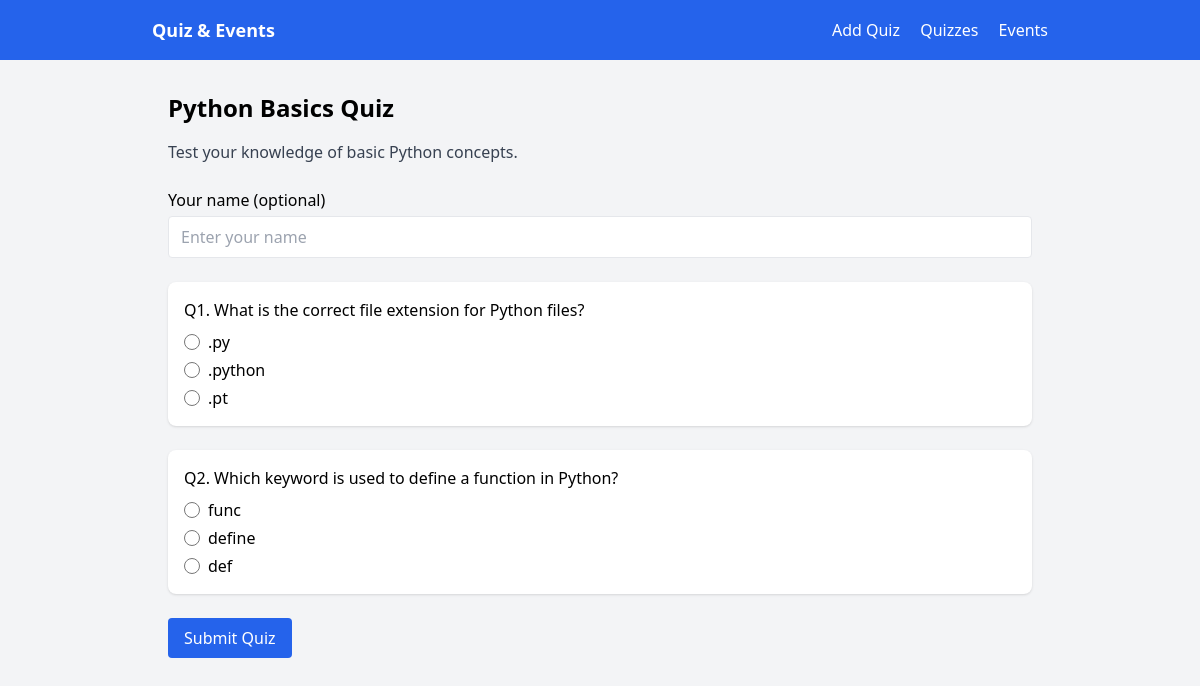
The app's page /quiz/1/ with its own data.
### app/models.py (models this page shows, shortened)
class Quiz(models.Model):
    title = models.CharField(max_length=200)
    description = models.TextField(blank=True)
    created_at = models.DateTimeField(auto_now_add=True)
    updated_at = models.DateTimeField(auto_now=True)

class Question(models.Model):
    SINGLE_CHOICE = "single"
    MULTIPLE_CHOICE = "multiple"
    QUESTION_TYPES = [
        (SINGLE_CHOICE, "Single choice"),
        (MULTIPLE_CHOICE, "Multiple choice"),
    ]
    quiz = models.ForeignKey(Quiz, on_delete=models.CASCADE, related_name="questions")
    text = models.TextField()
    question_type = models.CharField(
        max_length=20, choices=QUESTION_TYPES, default=SINGLE_CHOICE
    )
    created_at = models.DateTimeField(auto_now_add=True)

class Answer(models.Model):
    question = models.ForeignKey(Question, on_delete=models.CASCADE, related_name="answers")
    text = models.CharField(max_length=255)
    is_correct = models.BooleanField(default=False)

### app/views.py (the view)
# urls.py: path("quiz/<int:quiz_id>/", views.quiz_attempt, name="quiz_attempt"),
def quiz_attempt(request, quiz_id):
    quiz = get_object_or_404(Quiz, pk=quiz_id)
    questions = quiz.questions.prefetch_related("answers").all()
    return render(
        request,
        "quiz_attempt.html",
        {"quiz": quiz, "questions": questions},
    )

### app/templates/quiz_attempt.html (shortened to what this page needs)
{% extends "base.html" %}
{% block content %}
<h1 class="text-2xl font-semibold mb-4">{{ quiz.title }}</h1>
<p class="mb-6 text-gray-700">{{ quiz.description }}</p>
<form method="post" action="{% url 'app:quiz_submit' quiz.id %}" class="space-y-6">
  <div>
    <label class="block font-medium mb-1">Your name (optional)</label>
    <input
      type="text"
      name="user_name"
      class="border rounded px-3 py-2 w-full"
      placeholder="Enter your name"
    />
  </div>
  {% for question in questions %}
    <div class="bg-white shadow rounded-lg p-4">
      <p class="font-medium mb-2">
        Q{{ forloop.counter }}. {{ question.text }}
      </p>
      <div class="space-y-1">
        {% for answer in question.answers.all %}
          <label class="flex items-center space-x-2">
            <input
              type="radio"
              name="question_{{ question.id }}"
              value="{{ answer.id }}"
              class="h-4 w-4"
            />
            <span>{{ answer.text }}</span>
          </label>
        {% endfor %}
      </div>
    </div>
  {% endfor %}
  <button
    type="submit"
    class="bg-blue-600 text-white px-4 py-2 rounded hover:bg-blue-700"
  >
    Submit Quiz
  </button>
</form>
{% endblock %}

### app/templates/base.html (shortened to what this page needs)
<!DOCTYPE html>
<html lang="en">
  <head>
    <script src="https://cdn.tailwindcss.com"></script>
  </head>
  <body class="bg-gray-100 min-h-screen">
    <nav class="bg-blue-600 text-white px-6 py-4">
      <div class="max-w-4xl mx-auto flex justify-between items-center">
        <a href="{% url 'app:home' %}" class="font-semibold text-lg">
          Quiz & Events
        </a>
        <div class="space-x-4">
          <a href="{% url 'app:quiz_dashboard' %}" class="hover:underline">Add Quiz</a>
          <a href="{% url 'app:quiz_list' %}" class="hover:underline">Quizzes</a>
          <a href="{% url 'app:event_list' %}" class="hover:underline">Events</a>
        </div>
      </div>
    </nav>
    <main class="max-w-4xl mx-auto mt-8 px-4">
      {% block content %}{% endblock %}
    </main>
  </body>
</html>

### records on screen
Quiz: title "Python Basics Quiz", description "Test your knowledge of basic Python concepts."
Question: text "What is the correct file extension for Python files?"
Answer: text ".py"
Answer: text ".python"
Answer: text ".pt"
Question: text "Which keyword is used to define a function in Python?"
Answer: text "func"
Answer: text "define"
Answer: text "def"
